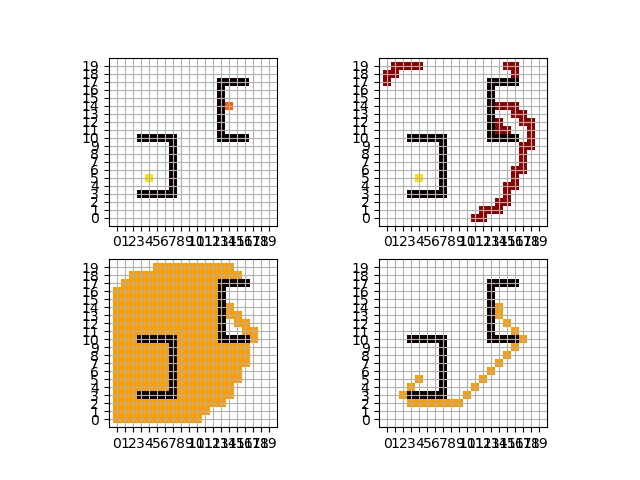

Recreate this plot in Python.
import numpy
from pylab import *
import copy

'''构造20*20的栅格地图，10表示可通行点，0表示障碍物'''
map_grid = numpy.full((20, 20), int(10))
map_grid[3, 3:8] = 0
map_grid[3:10, 7] = 0
map_grid[10, 3:8] = 0
map_grid[17, 13:17] = 0
map_grid[10:17, 13] = 0
map_grid[10, 13:17] = 0


class AStar(object):
    def __init__(self, start, goal):
        self.start = start   #起始点
        self.goal = goal     #目标点
        self.open = numpy.array([[], [], [], [], [], []])  #open表
        self.closed = numpy.array([[], [], [], [], [], []])  #close表
        self.best_path_array = numpy.array([[], []])   #路径回溯

    '''h函数，使用欧式距离作为成本'''
    def h_value(self, son_p):
        h2 = (son_p[0] - self.goal[0]) ** 2 + (son_p[1] - self.goal[1]) ** 2
        h = numpy.sqrt(h2)
        return h

    '''g函数，使用累积欧式距离作为成本'''
    '''注意这里的距离为到起点距离，所以要加上父节点到起点距离'''
    def g_value(self, son_p, father_p):
        g2 = (father_p[0] - son_p[0]) ** 2 + (father_p[1] - son_p[1]) ** 2
        g = numpy.sqrt(g2) + father_p[4]
        return g

    '''f函数,f =  g + h'''
    def f_value(self, son_p, father_p):
        f = self.g_value(son_p, father_p) + self.h_value(son_p)
        return f

    '''描述父节点和子节点的变化，方便路径回溯'''
    def direction(self, father_p, son_p):
        x = son_p[0] - father_p[0]
        y = son_p[1] - father_p[1]
        return x, y

    '''判断拓展点m是否在open表或者closed表中，jud=1表示在表中'''
    def judge_location(self, m, list_co):
        jud = 0
        index = 0
        for i in range(list_co.shape[1]):
            if m[0] == list_co[0, i] and m[1] == list_co[1, i]:
                jud = jud + 1
                index = i
                break
            else:
                jud = jud
        return jud, index

    '''下一节点，从周围8个节点选取'''
    def child_point(self, father_p):
        for i in range(-1, 2, 1):
            for j in range(-1, 2, 1):
                if i == 0 and j == 0:
                    continue
                m = [father_p[0] + i, father_p[1] + j]
                '''剔除边界外和障碍物的点'''
                if m[0] < 0 or m[0] > 19 or m[1] < 0 or m[1] > 19 or map_grid[int(m[0]), int(m[1])] == 0:
                    continue
                record_g = self.g_value(m, father_p)
                record_f = self.f_value(m, father_p)
                x_direction, y_direction = self.direction(father_p, m)
                para = [m[0], m[1], x_direction, y_direction, record_g, record_f]
                a, index = self.judge_location(m, self.open)
                b, index2 = self.judge_location(m, self.closed)
                '''如果open表中存在，更新值,如果在close表中跳过，如果都不在加入open表'''
                if a == 1:
                    if record_f <= self.open[5][index]:
                        self.open[5][index] = record_f
                        self.open[4][index] = record_g
                        self.open[3][index] = y_direction
                        self.open[2][index] = x_direction
                    continue
                elif b == 1:
                    continue
                else:
                    self.open = numpy.c_[self.open, para]
    '''路径'''
    def path_back(self):
        best_path = self.goal
        self.best_path_array = numpy.array([[self.goal[0]], [self.goal[1]]])
        j = 0
        while j <= self.closed.shape[1]:
            for i in range(self.closed.shape[1]):
                if best_path[0] == self.closed[0][i] and best_path[1] == self.closed[1][i]:
                    x = self.closed[0][i] - self.closed[2][i]
                    y = self.closed[1][i] - self.closed[3][i]
                    best_path = [x, y]
                    self.best_path_array = numpy.c_[self.best_path_array, best_path]
                    break  # 如果已经找到，退出本轮循环，减少耗时
                else:
                    continue
            j += 1

    def main(self):
        best = self.start
        h0 = self.h_value(best)
        init_open = [best[0], best[1], 0, 0, 0, h0]
        self.open = numpy.column_stack((self.open, init_open))
        ite = 1
        while ite <= 1000:
            if self.open.shape[1] == 0:
                print('未找到')
                return
            self.open = self.open.T[numpy.lexsort(self.open)].T
            best = self.open[:, 0]
            print('检验第%s次当前点坐标*******************' % ite)
            print(best)
            self.closed = numpy.c_[self.closed, best]
            if best[0] == self.goal[0] and best[1] == self.goal[1]:  # 如果best是目标点，退出
                print('搜索成功！')
                return
            self.child_point(best)  # 生成子节点并判断数目
            print(self.open)
            self.open = numpy.delete(self.open, 0, axis=1)  # 删除open中最优点
            ite = ite + 1

class MAP(object):

    def __init__(self, start, goal):
        self.start = start
        self.goal = goal
        map_grid[start] = 7
        map_grid[goal] = 5

    def draw_init_map(self):
        plt.imshow(map_grid, cmap=plt.cm.hot, interpolation='nearest', vmin=0, vmax=10)
        xlim(-1, 20)  # 设置x轴范围
        ylim(-1, 20)  # 设置y轴范围
        my_x_ticks = numpy.arange(0, 20, 1)
        my_y_ticks = numpy.arange(0, 20, 1)
        plt.xticks(my_x_ticks)
        plt.yticks(my_y_ticks)
        plt.grid(True)

    def draw_path_open(self, a):
        map_open = copy.deepcopy(map_grid)
        for i in range(a.open.shape[1]):
            x = a.open[:, i]
            map_open[int(x[0]), int(x[1])] = 2
            plt.imshow(map_open, cmap=plt.cm.hot, interpolation='nearest', vmin=0, vmax=10)
            xlim(-1, 20)  # 设置x轴范围
            ylim(-1, 20)  # 设置y轴范围
            my_x_ticks = numpy.arange(0, 20, 1)
            my_y_ticks = numpy.arange(0, 20, 1)
            plt.xticks(my_x_ticks)
            plt.yticks(my_y_ticks)
            plt.grid(True)

    def draw_path_closed(self, a):
        map_closed = copy.deepcopy(map_grid)
        for i in range(a.closed.shape[1]):
            x = a.closed[:, i]
            map_closed[int(x[0]), int(x[1])] = 6

        plt.imshow(map_closed, cmap=plt.cm.hot, interpolation='nearest', vmin=0, vmax=10)
        xlim(-1, 20)  # 设置x轴范围
        ylim(-1, 20)  # 设置y轴范围
        my_x_ticks = numpy.arange(0, 20, 1)
        my_y_ticks = numpy.arange(0, 20, 1)
        plt.xticks(my_x_ticks)
        plt.yticks(my_y_ticks)
        plt.grid(True)

    def draw_direction_point(self, a):
        map_direction = copy.deepcopy(map_grid)
        for i in range(a.best_path_array.shape[1]):
            x = a.best_path_array[:, i]
            map_direction[int(x[0]), int(x[1])] = 6
        plt.imshow(map_direction, cmap=plt.cm.hot, interpolation='nearest', vmin=0, vmax=10)
        # plt.colorbar()
        xlim(-1, 20)  # 设置x轴范围
        ylim(-1, 20)  # 设置y轴范围
        my_x_ticks = numpy.arange(0, 20, 1)
        my_y_ticks = numpy.arange(0, 20, 1)
        plt.xticks(my_x_ticks)
        plt.yticks(my_y_ticks)
        plt.grid(True)

    def draw_four_axes(self, a):
        plt.figure()
        ax1 = plt.subplot(221)
        ax2 = plt.subplot(222)
        ax3 = plt.subplot(223)
        ax4 = plt.subplot(224)

        plt.sca(ax1)
        self.draw_init_map()
        plt.sca(ax2)
        self.draw_path_open(a)
        plt.sca(ax3)
        self.draw_path_closed(a)
        plt.sca(ax4)
        self.draw_direction_point(a)
        plt.show(ax4)

'''输入起始点（5， 4）和终点（14， 14）'''
if __name__ == '__main__':
    a1 = AStar((5, 4), (14, 14))
    a1.main()
    a1.path_back()
    m1 = MAP((5, 4), (14, 14))
    m1.draw_four_axes(a1)
